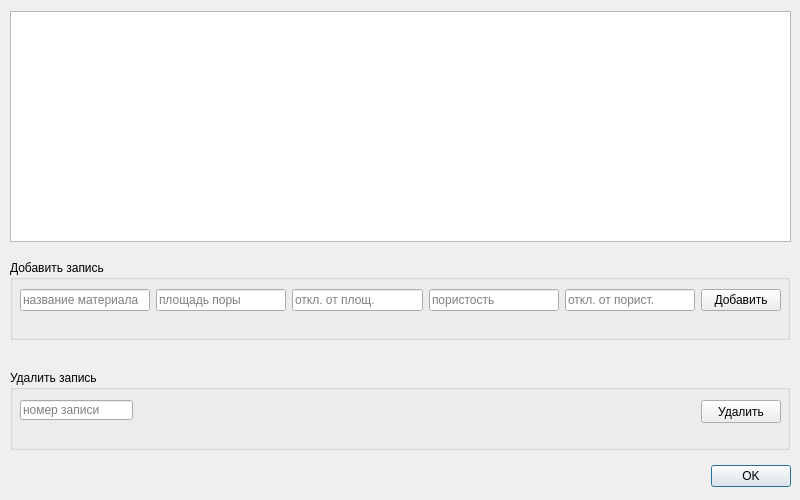
<?xml version="1.0" encoding="UTF-8"?>
<ui version="4.0">
 <class>Dialog</class>
 <widget class="QDialog" name="Dialog">
  <property name="geometry">
   <rect>
    <x>0</x>
    <y>0</y>
    <width>800</width>
    <height>500</height>
   </rect>
  </property>
  <property name="windowTitle">
   <string>Dialog</string>
  </property>
  <widget class="QDialogButtonBox" name="buttonBox">
   <property name="enabled">
    <bool>true</bool>
   </property>
   <property name="geometry">
    <rect>
     <x>450</x>
     <y>460</y>
     <width>341</width>
     <height>32</height>
    </rect>
   </property>
   <property name="orientation">
    <enum>Qt::Horizontal</enum>
   </property>
   <property name="standardButtons">
    <set>QDialogButtonBox::Ok</set>
   </property>
  </widget>
  <widget class="QGroupBox" name="groupBox_2">
   <property name="geometry">
    <rect>
     <x>10</x>
     <y>370</y>
     <width>780</width>
     <height>80</height>
    </rect>
   </property>
   <property name="title">
    <string>Удалить запись</string>
   </property>
   <widget class="QLineEdit" name="lineEdit_6">
    <property name="geometry">
     <rect>
      <x>10</x>
      <y>30</y>
      <width>113</width>
      <height>20</height>
     </rect>
    </property>
    <property name="text">
     <string/>
    </property>
    <property name="placeholderText">
     <string>номер записи</string>
    </property>
   </widget>
   <widget class="QPushButton" name="DeleteBtn">
    <property name="geometry">
     <rect>
      <x>691</x>
      <y>30</y>
      <width>80</width>
      <height>23</height>
     </rect>
    </property>
    <property name="accessibleName">
     <string>DeleteBtn</string>
    </property>
    <property name="text">
     <string>Удалить</string>
    </property>
   </widget>
  </widget>
  <widget class="QGroupBox" name="groupBox">
   <property name="geometry">
    <rect>
     <x>10</x>
     <y>260</y>
     <width>780</width>
     <height>80</height>
    </rect>
   </property>
   <property name="title">
    <string>Добавить запись</string>
   </property>
   <widget class="QWidget" name="horizontalLayoutWidget">
    <property name="geometry">
     <rect>
      <x>0</x>
      <y>0</y>
      <width>781</width>
      <height>81</height>
     </rect>
    </property>
    <layout class="QHBoxLayout" name="horizontalLayout">
     <property name="leftMargin">
      <number>10</number>
     </property>
     <property name="topMargin">
      <number>0</number>
     </property>
     <property name="rightMargin">
      <number>10</number>
     </property>
     <property name="bottomMargin">
      <number>0</number>
     </property>
     <item>
      <widget class="QLineEdit" name="lineEdit">
       <property name="text">
        <string/>
       </property>
       <property name="placeholderText">
        <string>название материала</string>
       </property>
      </widget>
     </item>
     <item>
      <widget class="QLineEdit" name="lineEdit_2">
       <property name="placeholderText">
        <string>площадь поры</string>
       </property>
      </widget>
     </item>
     <item>
      <widget class="QLineEdit" name="lineEdit_3">
       <property name="placeholderText">
        <string>откл. от площ.</string>
       </property>
      </widget>
     </item>
     <item>
      <widget class="QLineEdit" name="lineEdit_4">
       <property name="placeholderText">
        <string>пористость</string>
       </property>
      </widget>
     </item>
     <item>
      <widget class="QLineEdit" name="lineEdit_5">
       <property name="placeholderText">
        <string>откл. от порист.</string>
       </property>
      </widget>
     </item>
     <item>
      <widget class="QPushButton" name="pushButton">
       <property name="sizePolicy">
        <sizepolicy hsizetype="Fixed" vsizetype="Fixed">
         <horstretch>0</horstretch>
         <verstretch>0</verstretch>
        </sizepolicy>
       </property>
       <property name="minimumSize">
        <size>
         <width>80</width>
         <height>0</height>
        </size>
       </property>
       <property name="text">
        <string>Добавить</string>
       </property>
      </widget>
     </item>
    </layout>
   </widget>
  </widget>
  <widget class="QTableWidget" name="tableWidget">
   <property name="geometry">
    <rect>
     <x>10</x>
     <y>11</y>
     <width>781</width>
     <height>231</height>
    </rect>
   </property>
  </widget>
 </widget>
 <resources/>
 <connections>
  <connection>
   <sender>buttonBox</sender>
   <signal>accepted()</signal>
   <receiver>Dialog</receiver>
   <slot>accept()</slot>
   <hints>
    <hint type="sourcelabel">
     <x>248</x>
     <y>254</y>
    </hint>
    <hint type="destinationlabel">
     <x>157</x>
     <y>274</y>
    </hint>
   </hints>
  </connection>
  <connection>
   <sender>buttonBox</sender>
   <signal>rejected()</signal>
   <receiver>Dialog</receiver>
   <slot>reject()</slot>
   <hints>
    <hint type="sourcelabel">
     <x>316</x>
     <y>260</y>
    </hint>
    <hint type="destinationlabel">
     <x>286</x>
     <y>274</y>
    </hint>
   </hints>
  </connection>
 </connections>
</ui>
